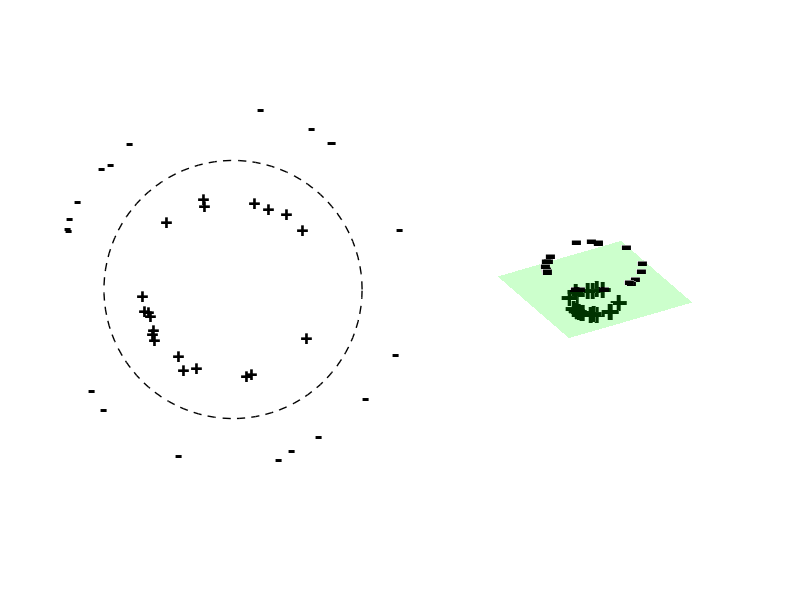

Source code (MATLAB):
% MATLAB script to visualize kernel trick in SVM - super clean version

% 1. Create smaller 2D non-linearly separable dataset
theta = rand(40,1) * 2 * pi;
r_inner = 0.5 + 0.05*rand(20,1);
r_outer = 1.0 + 0.05*rand(20,1);

x_inner = [r_inner.*cos(theta(1:20)), r_inner.*sin(theta(1:20))];
x_outer = [r_outer.*cos(theta(21:end)), r_outer.*sin(theta(21:end))];

% Labels
y_inner = ones(20,1);    % Class +1
y_outer = -ones(20,1);   % Class -1

X = [x_inner; x_outer];
Y = [y_inner; y_outer];

% 2. Create the figure with white background
fig = figure('Color', 'w'); % White background
subplot(1,2,1);
hold on;
for i = 1:length(Y)
    if Y(i) == 1
        text(X(i,1), X(i,2), '+', 'FontSize',16, 'HorizontalAlignment','center', 'Color','k', 'FontWeight','bold');
    else
        text(X(i,1), X(i,2), '-', 'FontSize',16, 'HorizontalAlignment','center', 'Color','k', 'FontWeight','bold');
    end
end
viscircles([0 0], 0.75, 'LineStyle','--','Color','k', 'LineWidth',1);
axis equal;
xlabel('x');
ylabel('y');
axis off; % no ticks/grid
% No title here

% 3. Apply a simple kernel transform (e.g., r^2 feature)
r2 = sum(X.^2,2); % New feature: radius squared

% 4. Plot the 3D transformed data
subplot(1,2,2);
hold on;
for i = 1:length(Y)
    if Y(i) == 1
        text(X(i,1), X(i,2), r2(i), '+', 'FontSize',24, 'HorizontalAlignment','center', 'Color','k', 'FontWeight','bold');
    else
        text(X(i,1), X(i,2), r2(i), '-', 'FontSize',24, 'HorizontalAlignment','center', 'Color','k', 'FontWeight','bold');
    end
end
% Plot the separating plane
[xplane, yplane] = meshgrid(linspace(-1.5,1.5,10));
zplane = 0.75^2 * ones(size(xplane)); % Plane at r^2 = (0.75)^2
surf(xplane, yplane, zplane, 'FaceAlpha',0.2, 'EdgeColor','none', 'FaceColor','green');
axis equal;
xlabel('x');
ylabel('y');
zlabel('r^2');
axis off; % no ticks/grid
view(-30,30);
% No title here

% 5. Save figure as high-res PNG
exportgraphics(fig, 'svm_kernel_trick_clean.png', 'BackgroundColor','white', 'Resolution',300);
